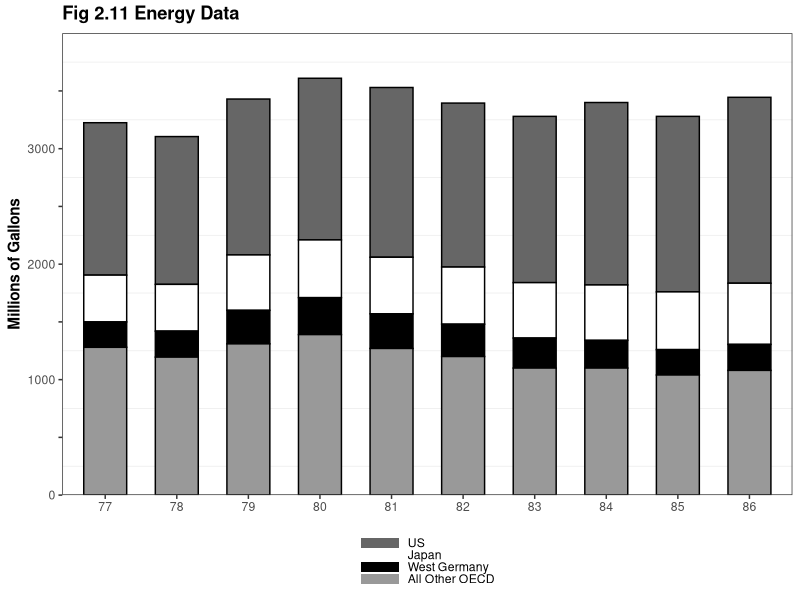
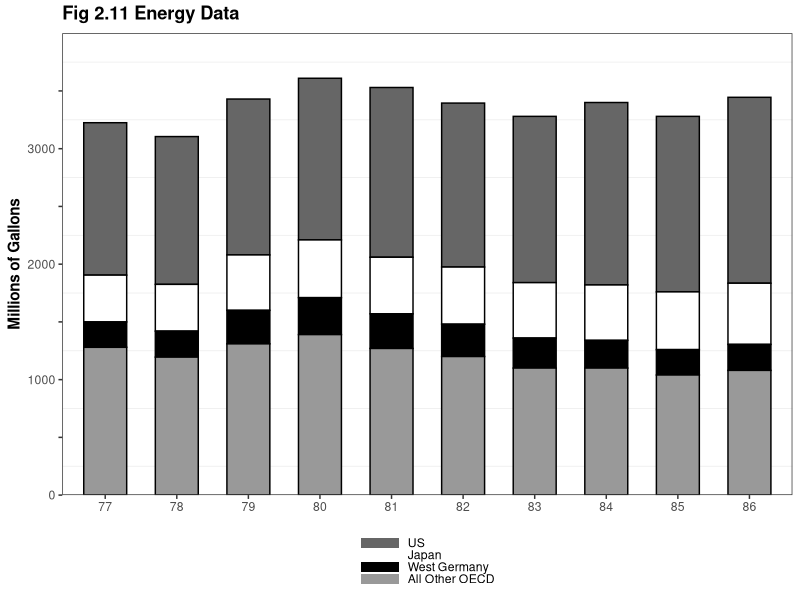

The R source for these figures, in order:
library(ggplot2)
library(grid) # unit()
library(reshape2) # melt()

this_base <- "fig02-11_energy-data"

my_data <- data.frame(
  year = factor(c(77:86)),
  us = c(1320, 1280, 1350, 1400, 1470, 1420, 1440, 1580, 1520, 1610),
  japan = c(405, 405, 480, 500, 490, 495, 480, 480, 500, 530),
  germany = c(220, 225, 290, 320, 300, 280, 260, 240, 220, 225),
  other = c(1280, 1195, 1310, 1390, 1270, 1200, 1100, 1100, 1040, 1080))

my_data_long <- melt(my_data, id.vars = c("year"),
                  measure.vars = c("us", "japan", "germany", "other"), 
                  variable.name = "country", value.name = "value")

p <- ggplot(my_data_long, aes(x = year, y = value, fill = country, width = 0.6)) + 
  geom_bar(stat = "identity") +
  geom_bar(stat = "identity", colour = "black", width = 0.7, 
           show_guide = FALSE) +
  scale_y_continuous(breaks = seq(0, 3500, 500),
                     labels = c(0, "", 1000, "", 2000, "", 3000, ""),
                     limits = c(0, 4000), expand = c(0, 0)) +
  scale_fill_manual("variable" ,
                    values = c('grey40', '#FFFFFF','#000000','grey60'),
                    labels = c("US", "Japan", "West Germany", 
                               "All Other OECD")) +
  labs(x = NULL, y = "Millions of Gallons") +
  ggtitle("Fig 2.11 Energy Data") +
  theme_bw() +
  theme(panel.grid.major = element_blank(),
        plot.title = element_text(size = rel(1.2), face = "bold", vjust = 1.5),
        axis.title = element_text(face = "bold"),
        axis.text = element_text(),
        legend.position = "bottom",
        legend.direction = "vertical",
        legend.key.width = unit(2, "lines"),
        legend.key.height = unit(0.5, "lines"),
        legend.title = element_blank()) 

p

ggsave(paste0(this_base, ".png"), 
       p, width = 6, height = 5)

## note: my_data is estimated 
